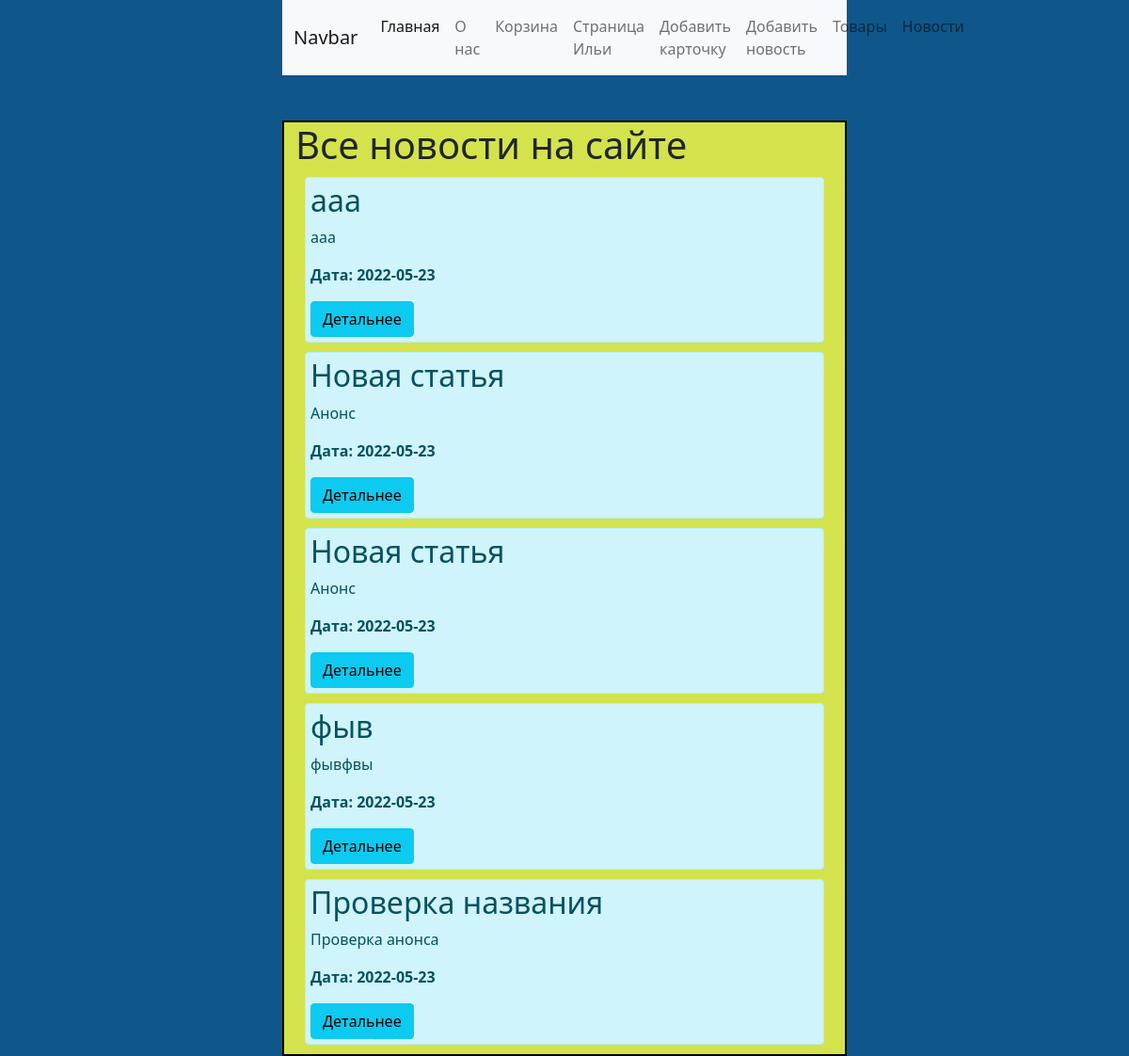
The app's page /news, older data.
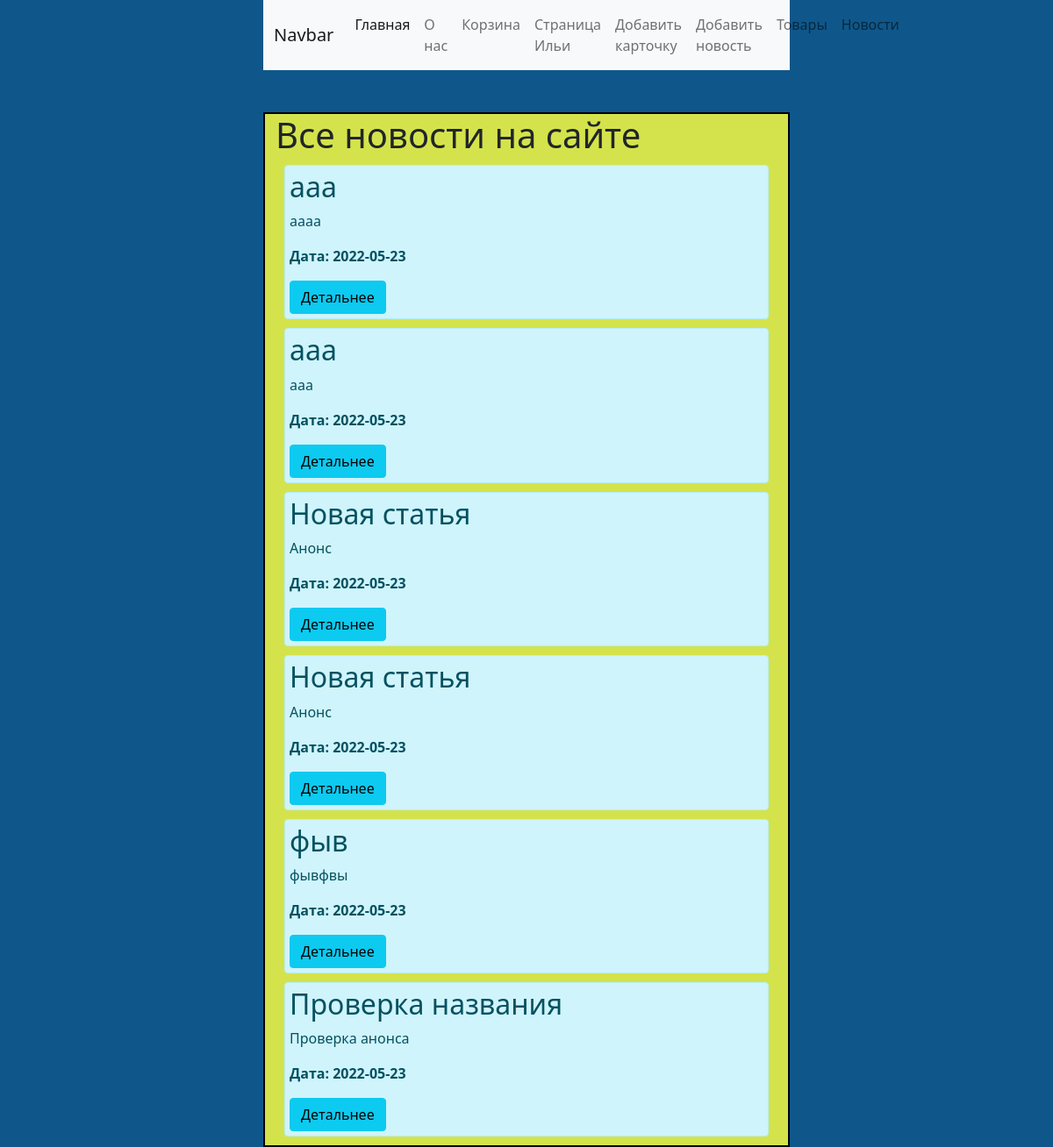
The same page, newer data.
### main.py (models this page shows, shortened)
class News(db.Model):
    id = db.Column(db.Integer, primary_key=True)
    title = db.Column(db.String(100), nullable=False)
    intro = db.Column(db.String(300), nullable=False)
    text = db.Column(db.Text, nullable=False)
    time = db.Column(db.DateTime, default=datetime.utcnow)

### main.py (the view)
@app.route("/news")
def news():
    news = News.query.order_by(News.time.desc()).all()
    return render_template("news.html", news=news)

### templates/news.html (shortened to what this page needs)
{% extends "base.html" %}
{% block body %}
<div class="container mt-5" style="background: #d4e34b; border: 2px solid black">
    <h1>Все новости на сайте</h1>
    {% for el in news %}
    <div class="alert alert-info" style="padding: 5px; margin: 10px">
        <h2>{{ el.title }}</h2>
        <p>{{ el.intro }}</p>
        <p><b>Дата: {{ el.time.date() }}</b></p>
        <a href="/news/{{ el.id }}" class="btn btn-info">Детальнее</a>
    </div>
    {% endfor %}
</div>
{% endblock %}

Row changes from the older to the newer data that the page shows:
added News: title "ааа", intro "аааа", time "2022-05-23"
